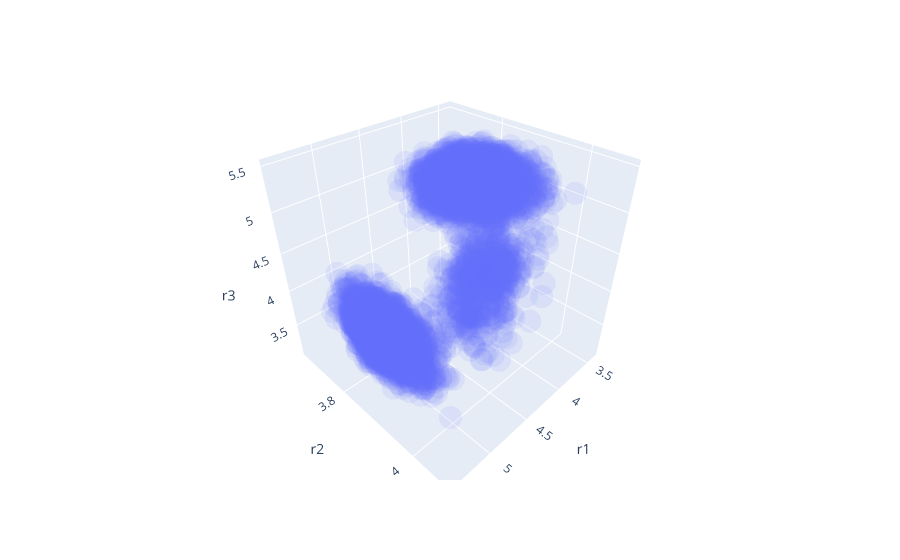

Write notebook code for a chart like this one.
### Code cell
a = gmm.sample(10000)[0]
a_data = pd.DataFrame(a, columns=["r1", "r2", "r3"])
fig = px.scatter_3d(a_data, x='r1', y='r2', z='r3', opacity=0.1)
fig.show()

### Figure 1 — Plotly figure (JSON) as saved in the notebook; plotly's stock layout.template omitted (floating-point values rounded to 4 significant figures; data arrays with more than 128 entries replaced by an {"elided": "..."} marker saying what was removed)
{"data": [{"hoverlabel": {"namelength": 0}, "hovertemplate": "r1=%{x}<br>r2=%{y}<br>r3=%{z}", "legendgroup": "", "marker": {"color": "#636efa", "opacity": 0.1, "symbol": "circle"}, "mode": "markers", "name": "", "scene": "scene", "showlegend": false, "type": "scatter3d", "x": {"elided": "10000 float values"}, "y": {"elided": "10000 float values"}, "z": {"elided": "10000 float values"}}], "layout": {"legend": {"tracegroupgap": 0}, "margin": {"t": 60}, "scene": {"domain": {"x": [0, 1], "y": [0, 1]}, "xaxis": {"title": {"text": "r1"}}, "yaxis": {"title": {"text": "r2"}}, "zaxis": {"title": {"text": "r3"}}}}}
